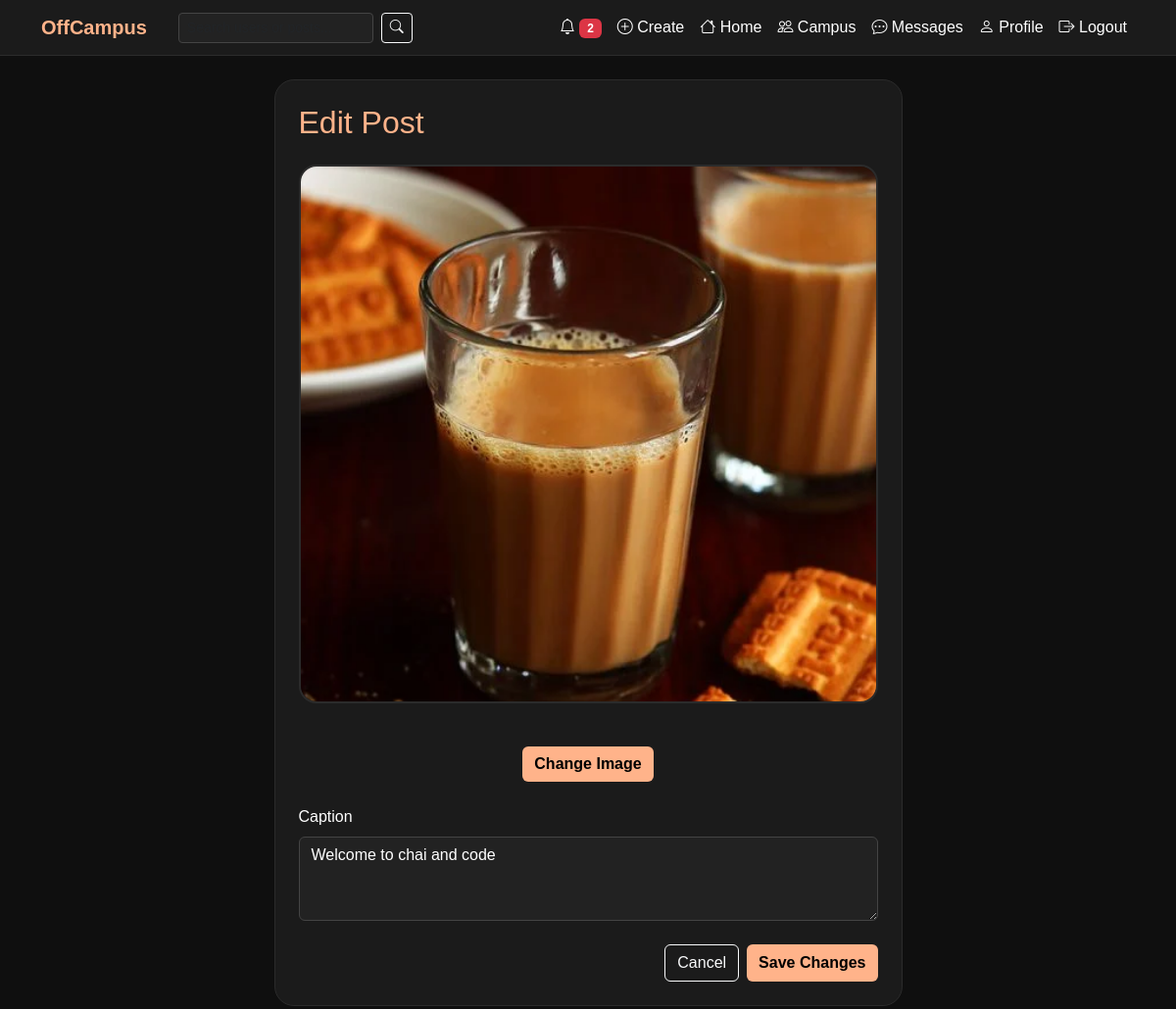
/post/4/edit/ (signed in), run on the app's committed database.
### posts/models.py (models this page shows, shortened)
class Post(models.Model):
    user = models.ForeignKey(
        User,
        on_delete=models.CASCADE,
        related_name="posts"
    )
    image = models.ImageField(
        upload_to="posts/",
    )
    caption = models.TextField(blank=True)
    created_at = models.DateTimeField(auto_now_add=True)
    updated_at = models.DateTimeField(auto_now=True)

### posts/views.py (the view)
# urls.py: path("post/<int:post_id>/edit/", views.edit_post, name="edit-post"),
@login_required
def edit_post(request, post_id):
    post = get_object_or_404(Post, id=post_id)
    if post.user != request.user:
        return HttpResponseForbidden(
            "You are not allowed to edit this post."
        )
    if request.method == "POST":
        form = PostForm(
            request.POST,
            request.FILES,
            instance=post
        )
        if form.is_valid():
            form.save()
            messages.success(
                request,
                "Post updated successfully."
            )
            next_url = request.POST.get("next")
            if next_url:
                return redirect(next_url)
            return redirect("home")
    else:
        form = PostForm(instance=post)
    return render(
        request,
        "posts/edit_post.html",
        {
        'form' : form,
        'post' : post,
        }
    )

### posts/forms.py
class PostForm(forms.ModelForm):
    class Meta:
        model = Post
        fields = [
            "image",
            "caption"
        ]
        widgets = {
            "caption": forms.Textarea(
                attrs={
                    "rows":3,
                    "class":"form-control",
                    "placeholder":"Write a caption..."
                }
            )
        }

### notifications/context_processors.py (called while the page is built)
def unread_count(request):
    if request.user.is_authenticated:
        count = Notification.objects.filter(recipient=request.user, is_read=False).count()
        return {"unread_count": count, "unread_notifications": count}
    return {"unread_count": 0, "unread_notifications": 0}

### posts/templates/posts/edit_post.html (shortened to what this page needs)
{% extends "base.html" %}
{% block content %}
<div class="row justify-content-center">
<div class="col-lg-7">
<div class="custom-card p-4">
<h2 class="text-peach mb-4">
Edit Post
</h2>
<form
    method="POST"
    enctype="multipart/form-data">
<div class="text-center">
    <img
        src="{{ post.image.url }}"
        id="previewImage"
        class="edit-post-image">
</div>
<div class="text-center my-4">
<button
    type="button"
    class="btn btn-peach"
    id="changeImage">
    Change Image
</button>
</div>
<div class="mb-4">
<label class="form-label">
Caption
</label>
{{ form.caption }}
</div>
<div class="d-flex justify-content-end">
<a
    href="javascript:history.back()"
    class="btn btn-outline-light me-2">
    Cancel
</a>
<button
    class="btn btn-peach">
    Save Changes
</button>
</div>
</form>
</div>
</div>
</div>
{% endblock %}

### static/css/style.css (style rules this page uses)
:root { --bg: #0f0f0f; --card: #1b1b1b; --border: #2b2b2b; --primary: #ffb38a; --primary-hover: #ff9d68; --text: #ffffff; --secondary: #bdbdbd; }
body { font-family: Poppins, sans-serif; background: var(--bg); color: var(--text); }
.text-peach { color: var(--primary); }
.custom-card { background: var(--card); border-radius: 20px; border: 1px solid var(--border); }
.btn-peach { background: var(--primary); color: black; font-weight: 600; border: none; }
.form-control { background: #222; border: 1px solid #444; color: white; }
.edit-post-image { width: 100%; max-height: 550px; object-fit: cover; border-radius: 18px; border: 2px solid var(--border); margin-bottom: 20px; }

### data on the page
Post: image (picture), caption "Welcome to chai and code"

### other printed values
{{ unread_count|default:0 }} "2"
